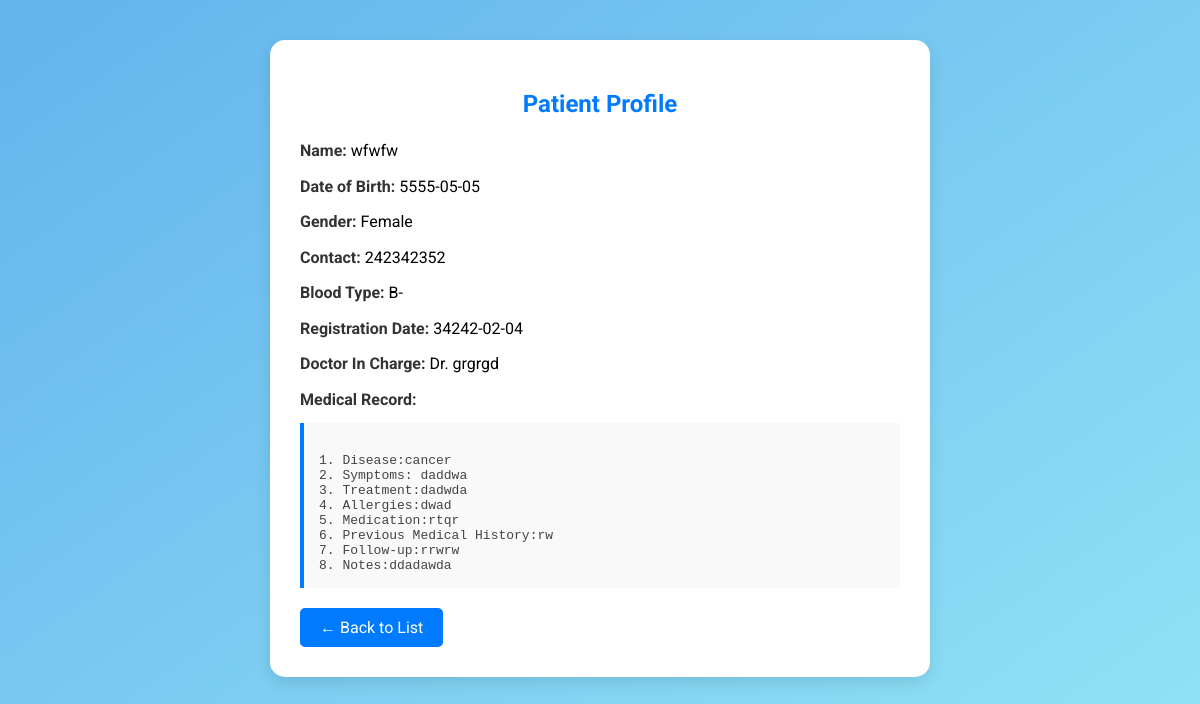
The page /profile.php?id=0 on the database its author committed.
### tables this page shows
CREATE TABLE `hospital` (
  `id` int(11) NOT NULL,
  `name` varchar(255) NOT NULL,
  `date_of_birth` varchar(11) NOT NULL,
  `gender` varchar(255) NOT NULL,
  `contact` varchar(255) NOT NULL,
  `medical_record` text NOT NULL,
  `blood_type` varchar(255) NOT NULL,
  `registration_date` varchar(255) NOT NULL,
  `doctor_in_charge` text NOT NULL,
  `room_number` varchar(255) NOT NULL
);

### profile.php (the view, shortened to what this page needs)
<?php
include "config.php";
$id = $_GET['id'];
$patient = $con->query("SELECT * FROM hospital WHERE id = $id")->fetch_assoc();
?>
<!DOCTYPE html>
<html lang="en">
<head>
</head>
<body>
    <div class="profile-card">
        <h2>Patient Profile</h2>
        <div class="profile-info">
            <p><strong>Name:</strong> <?= $patient['name'] ?></p>
            <p><strong>Date of Birth:</strong> <?= $patient['date_of_birth'] ?></p>
            <p><strong>Gender:</strong> <?= $patient['gender'] ?></p>
            <p><strong>Contact:</strong> <?= $patient['contact'] ?></p>
            <p><strong>Blood Type:</strong> <?= $patient['blood_type'] ?></p>
            <p><strong>Registration Date:</strong> <?= $patient['registration_date'] ?></p>
            <p><strong>Doctor In Charge:</strong> <?= $patient['doctor_in_charge'] ?></p>
            <p><strong>Medical Record:</strong></p>
            <div class="medical-record">
                <?= htmlspecialchars($patient['medical_record']) ?>
            </div>
        </div>
        <a class="back-link" href="read.php">← Back to List</a>
    </div>
</body>
</html>

### profile.php (style rules this page uses)
body { background: linear-gradient(145deg, #63b3ed, #91E5F6); font-family: 'Roboto', sans-serif; margin: 0; padding: 40px 20px; display: flex; justify-content: center; background-attachment: fixed; }
.profile-card { background: #fff; padding: 30px; border-radius: 15px; box-shadow: 0 6px 15px rgba(0, 0, 0, 0.1); max-width: 600px; width: 100%; }
h2 { text-align: center; color: #007bff; margin-bottom: 20px; }
.profile-info p { margin: 10px 0; line-height: 1.6; }
.profile-info strong { color: #333; }
.medical-record { background: #f9f9f9; border-left: 4px solid #007bff; padding: 15px; white-space: pre-line; margin-top: 10px; font-family: monospace; color: #444; }
.back-link { display: inline-block; margin-top: 20px; text-decoration: none; background: #007bff; color: #fff; padding: 10px 20px; border-radius: 5px; transition: background 0.3s; }

### rows shown on the page
hospital: name "wfwfw", date_of_birth "5555-05-05", gender "Female", contact "242342352", blood_type "B-", registration_date "34242-02-04", doctor_in_charge "Dr. grgrgd", medical_record "1. Disease:cancer 2. Symptoms: daddwa 3. Treatment:dadwda 4. Allergies:dwad 5. Medication:rtqr 6. Previous Medical History:rw 7. Follow-up:rrwrw 8. Notes:ddadawda"
